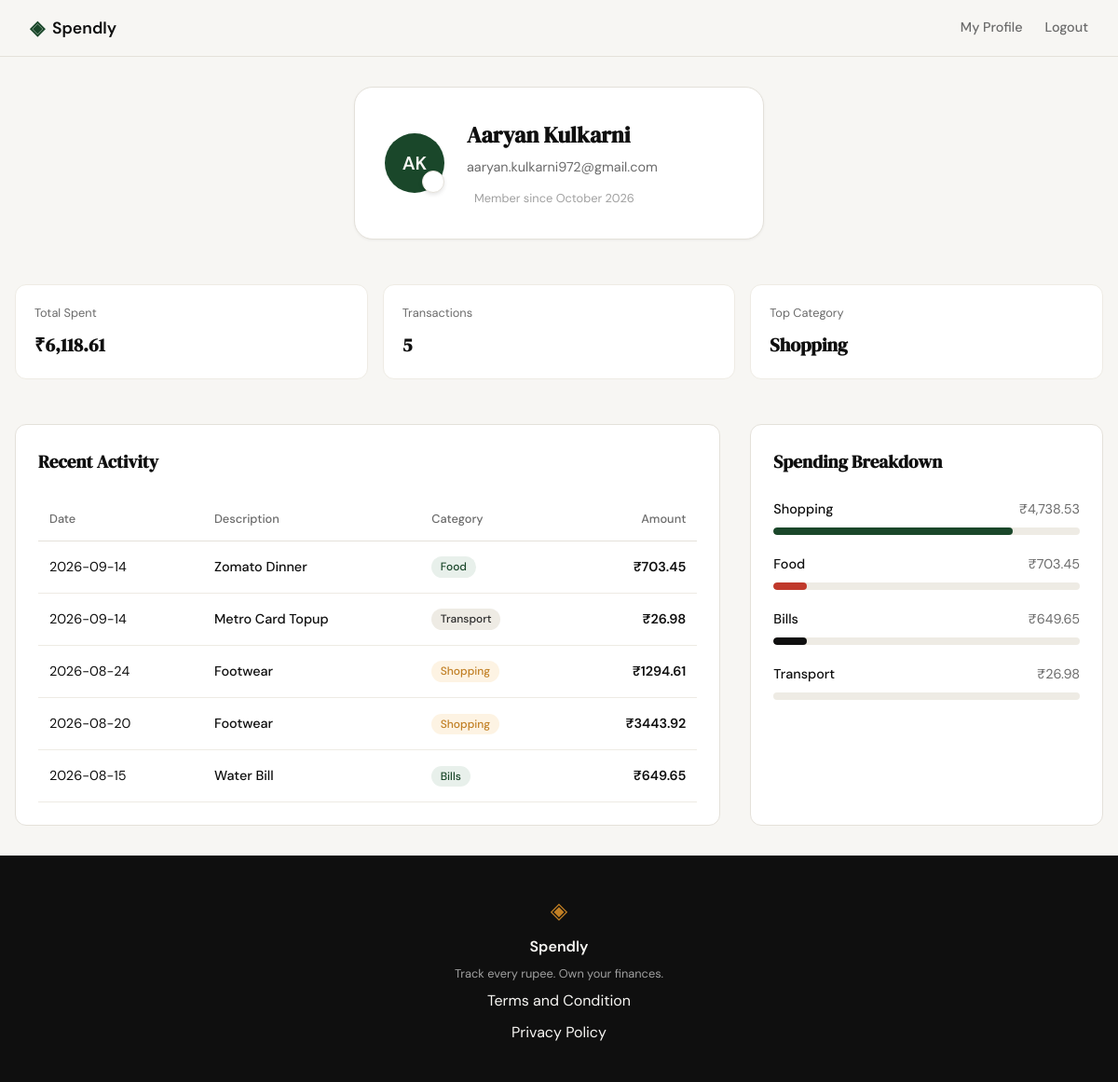
Screenshot of /profile (signed in) with the database file from the repository.
### tables this page shows
CREATE TABLE users (
                id INTEGER PRIMARY KEY AUTOINCREMENT,
                name TEXT NOT NULL,
                email TEXT UNIQUE NOT NULL,
                password_hash TEXT NOT NULL,
                created_at TEXT DEFAULT (datetime('now'))
            );

CREATE TABLE expenses (
                id INTEGER PRIMARY KEY AUTOINCREMENT,
                user_id INTEGER NOT NULL,
                amount REAL NOT NULL,
                category TEXT NOT NULL,
                date TEXT NOT NULL,
                description TEXT,
                created_at TEXT DEFAULT (datetime('now')),
                FOREIGN KEY (user_id) REFERENCES users (id) ON DELETE CASCADE
            );

### app.py (the view)
@app.route("/profile")
def profile():
    user_id = session.get("user_id")
    if not user_id:
        return redirect(url_for("login"))
    user = get_user_profile(user_id)
    stats = get_user_stats(user_id)
    transactions = get_recent_transactions(user_id)
    categories = get_category_breakdown(user_id)
    return render_template("profile.html", user=user, stats=stats, transactions=transactions, categories=categories)

### database/db.py (called while the page is built)
def get_db():
    if 'db' not in g:
        g.db = sqlite3.connect(
            DATABASE,
            detect_types=sqlite3.PARSE_DECLTYPES
        )
        g.db.execute("PRAGMA foreign_keys = ON;")
        g.db.row_factory = sqlite3.Row
    return g.db

### database/queries.py (called while the page is built)
def get_user_profile(user_id):
    db = get_db()
    user = db.execute(
        "SELECT name, email, created_at FROM users WHERE id = ?",
        (user_id,)
    ).fetchone()
    if not user:
        return None
    try:
        dt = datetime.strptime(user['created_at'], '%Y-%m-%d %H:%M:%S')
        member_since = dt.strftime('%B %Y')
    except (ValueError, TypeError):
        member_since = "Unknown"
    name_parts = user['name'].split()
    if not name_parts:
        initials = "?"
    elif len(name_parts) == 1:
        initials = name_parts[0][0].upper()
    else:
        initials = (name_parts[0][0] + name_parts[-1][0]).upper()
    return {
        "name": user['name'],
        "email": user['email'],
        "member_since": member_since,
        "initials": initials
    }

def get_user_stats(user_id):
    db = get_db()
    stats = db.execute(
        "SELECT SUM(amount) as total, COUNT(id) as count FROM expenses WHERE user_id = ?",
        (user_id,)
    ).fetchone()
    total_spent_val = stats['total'] if stats['total'] is not None else 0.0
    transaction_count = stats['count'] if stats['count'] is not None else 0
    top_cat_row = db.execute(
        """
        SELECT category FROM expenses
        WHERE user_id = ?
        GROUP BY category
        ORDER BY SUM(amount) DESC
        LIMIT 1
        """,
        (user_id,)
    ).fetchone()
    top_category = top_cat_row['category'] if top_cat_row else "—"
    return {
        "total_spent": f"₹{total_spent_val:,.2f}",
        "transaction_count": transaction_count,
        "top_category": top_category
    }

def get_recent_transactions(user_id, limit=5):
    db = get_db()
    query = """
        SELECT date, description, category, amount
        FROM expenses
        WHERE user_id = ?
        ORDER BY date DESC
        LIMIT ?
    """
    rows = db.execute(query, (user_id, limit)).fetchall()
    return [
        {
            "date": row["date"],
            "description": row["description"],
            "category": row["category"],
            "amount": f"₹{row['amount']:.2f}"
        }
        for row in rows
    ]

### templates/profile.html (shortened to what this page needs)
{% extends "base.html" %}
{% block content %}
<div class="profile-container">
    <header class="profile-header">
        <div class="user-card">
            <div class="avatar-wrapper">
                <div class="avatar" id="profile-avatar">{{ user.initials }}</div>
                <button class="edit-photo-btn" title="Change Photo" onclick="document.getElementById('photo-upload').click();">
                </button>
            </div>
            <div class="user-details">
                <h1>{{ user.name }}</h1>
                <p class="email">{{ user.email }}</p>
                <div class="member-since">
                    <span>Member since {{ user.member_since }}</span>
                </div>
            </div>
        </div>
    </header>
    <section class="stats-grid">
        <div class="stat-card">
            <span class="stat-label">Total Spent</span>
            <span class="stat-value">{{ stats.total_spent }}</span>
        </div>
        <div class="stat-card">
            <span class="stat-label">Transactions</span>
            <span class="stat-value">{{ stats.transaction_count }}</span>
        </div>
        <div class="stat-card">
            <span class="stat-label">Top Category</span>
            <span class="stat-value">{{ stats.top_category }}</span>
        </div>
    </section>
    <div class="profile-main-grid">
        <section class="content-section">
            <div class="section-header">
                <h2> Recent Activity</h2>
            </div>
            <div class="table-wrapper">
                <table class="profile-table">
                    <thead>
                        <tr>
                            <th>Date</th>
                            <th>Description</th>
                            <th>Category</th>
                            <th class="text-right">Amount</th>
                        </tr>
                    </thead>
                    <tbody>
                        {% for tx in transactions %}
                        <tr>
                            <td>{{ tx.date }}</td>
                            <td class="tx-desc">{{ tx.description }}</td>
                            <td class="text-center">
                                <span class="category-badge {{ 'cat-food' if tx.category == 'Food & Dining' else 'cat-shopping' if tx.category == 'Shopping' else 'cat-transport' if tx.category == 'Transport' else 'cat-entertainment' if tx.category == 'Entertainment' else '' }}">
                                    {{ tx.category }}
                                </span>
                            </td>
                            <td class="amount text-right">{{ tx.amount }}</td>
                        </tr>
                        {% endfor %}
                    </tbody>
                </table>
            </div>
        </section>
        <section class="content-section">
            <div class="section-header">
                <h2> Spending Breakdown</h2>
            </div>
            <div class="breakdown-list">
                {% for cat in categories %}
                <div class="breakdown-item">
                    <div class="item-info">
                        <span class="cat-name">{{ cat.category }}</span>
                        <span class="cat-amount">{{ cat.amount }}</span>
                    </div>
                    <div class="progress-bar">
                        <div class="progress-fill {{ 'alt-' ~ loop.index if loop.index > 1 else '' }}" style="width: {{ cat.percentage }}%"></div>
                    </div>
                </div>
                {% endfor %}
            </div>
        </section>
    </div>
</div>
<link rel="stylesheet" href="{{ url_for('static', filename='css/profile.css') }}">
{% endblock %}

### static/css/style.css (style rules this page uses)
:root { --ink: #0f0f0f; --ink-soft: #2d2d2d; --ink-muted: #6b6b6b; --ink-faint: #a0a0a0; --paper: #f7f6f3; --paper-warm: #f0ede6; --paper-card: #ffffff; --accent: #1a472a; --accent-light: #e8f0eb; --accent-2: #c17f24; --accent-2-light: #fdf3e3; --danger: #c0392b; --danger-light: #fdecea; --border: #e4e1da; --border-soft: #eeebe4; --font-display: 'DM Serif Display', Georgia, serif; --font-body: 'DM Sans', system-ui, sans-serif; --max-width: 1200px; --auth-width: 440px; --radius-sm: 6px; --radius-md: 12px; --radius-lg: 20px; }
*, *::before, *::after { box-sizing: border-box; margin: 0; padding: 0; }
html { font-size: 16px; scroll-behavior: smooth; }
body { background: var(--paper); color: var(--ink); font-family: var(--font-body); font-size: 1rem; line-height: 1.6; -webkit-font-smoothing: antialiased; }

### rows the page displays
users: name "Aaryan Kulkarni", email "aaryan.kulkarni972@gmail.com"
expenses: date "2026-09-14", description "Zomato Dinner", category "Food", amount "₹703.45"
expenses: date "2026-09-14", description "Metro Card Topup", category "Transport", amount "₹26.98"
expenses: date "2026-08-24", description "Footwear", category "Shopping", amount "₹1294.61"
expenses: date "2026-08-20", description "Footwear", category "Shopping", amount "₹3443.92"
expenses: date "2026-08-15", description "Water Bill", category "Bills", amount "₹649.65"

### other values shown
{{ user.initials }} "AK"
{{ user.member_since }} "October 2026"
{{ stats.total_spent }} "₹6,118.61"
{{ stats.transaction_count }} "5"
{{ stats.top_category }} "Shopping"
{{ cat.category }} "Shopping" "Food" "Bills" "Transport"
{{ cat.amount }} "₹4,738.53" "₹703.45" "₹649.65" "₹26.98"
